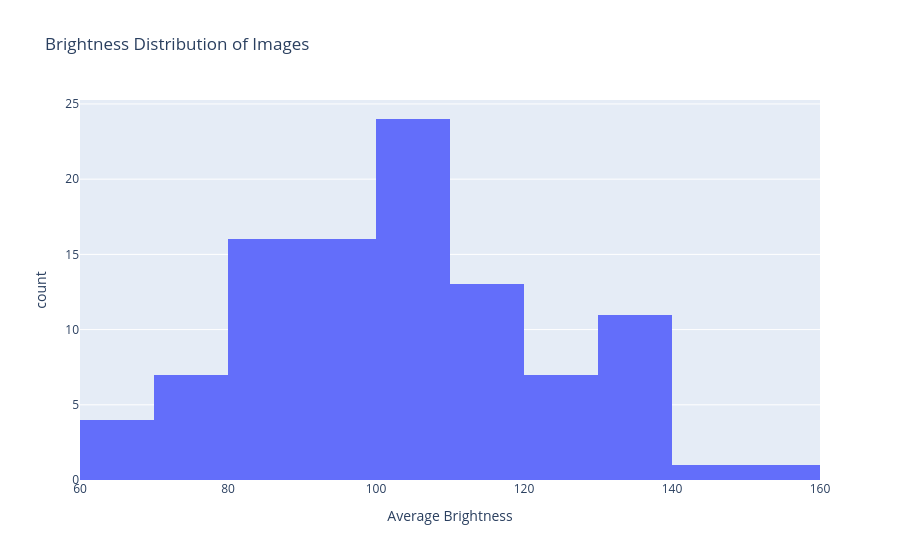

The notebook cell saved with this chart:
### Markdown cell above
# **Check Color/Brightness**

### Code cell
# Calculating average brightness for each image
brightness_list = []

for img_id in sample_df["image_id"]:
    img = Image.open(TRAIN_DIR + "/" + img_id)
    img_array = np.array(img)  # convert image to number array
    avg_brightness = img_array.mean()  # average of all pixels
    brightness_list.append(avg_brightness)

sample_df["brightness"] = brightness_list

# Interactive histogram
fig = px.histogram(sample_df, x="brightness", 
                    title="Brightness Distribution of Images",
                    labels={"brightness": "Average Brightness"})
fig.show()

print("Overall average brightness:", round(sample_df["brightness"].mean(), 2))

### Figure 1 — Plotly figure (JSON) as saved in the notebook; plotly's stock layout.template omitted (floating-point values rounded to 4 significant figures)
{"data": [{"bingroup": "x", "hovertemplate": "Average Brightness=%{x}<br>count=%{y}<extra></extra>", "legendgroup": "", "marker": {"color": "#636efa", "pattern": {"shape": ""}}, "name": "", "orientation": "v", "showlegend": false, "type": "histogram", "x": [75.41, 106.0, 137.9, 107.0, 74.03, 108.2, 91.92, 66.34, 92.12, 95.84, 70.53, 115.7, 106.8, 91.47, 86.04, 104.7, 106.3, 82.92, 124.7, 112.4, 113.9, 119.5, 124.2, 117.1, 130.1, 132.3, 68.62, 104.9, 93.75, 130.6, 101.3, 124.3, 70.15, 78.71, 113.3, 84.29, 152.4, 112.1, 81.33, 104.4, 119.7, 99.14, 91.32, 67.42, 93.3, 109.3, 136.6, 109.0, 128.0, 89.46, 95.02, 83.82, 92.78, 84.9, 136.5, 83.98, 100.7, 119.2, 103.5, 110.7, 85.56, 100.5, 75.91, 142.0, 137.6, 106.6, 106.8, 137.8, 89.0, 104.9, 100.1, 89.74, 84.16, 133.7, 76.54, 105.4, 113.6, 102.8, 90.36, 93.1, 82.16, 114.5, 85.77, 95.71, 93.86, 85.58, 106.8, 125.6, 129.1, 135.7, 112.5, 102.6, 104.2, 122.2, 108.3, 131.3, 97.64, 64.86, 94.56, 84.02], "xaxis": "x", "yaxis": "y"}], "layout": {"barmode": "relative", "legend": {"tracegroupgap": 0}, "title": {"text": "Brightness Distribution of Images"}, "xaxis": {"anchor": "y", "domain": [0, 1], "title": {"text": "Average Brightness"}}, "yaxis": {"anchor": "x", "domain": [0, 1], "title": {"text": "count"}}}}
